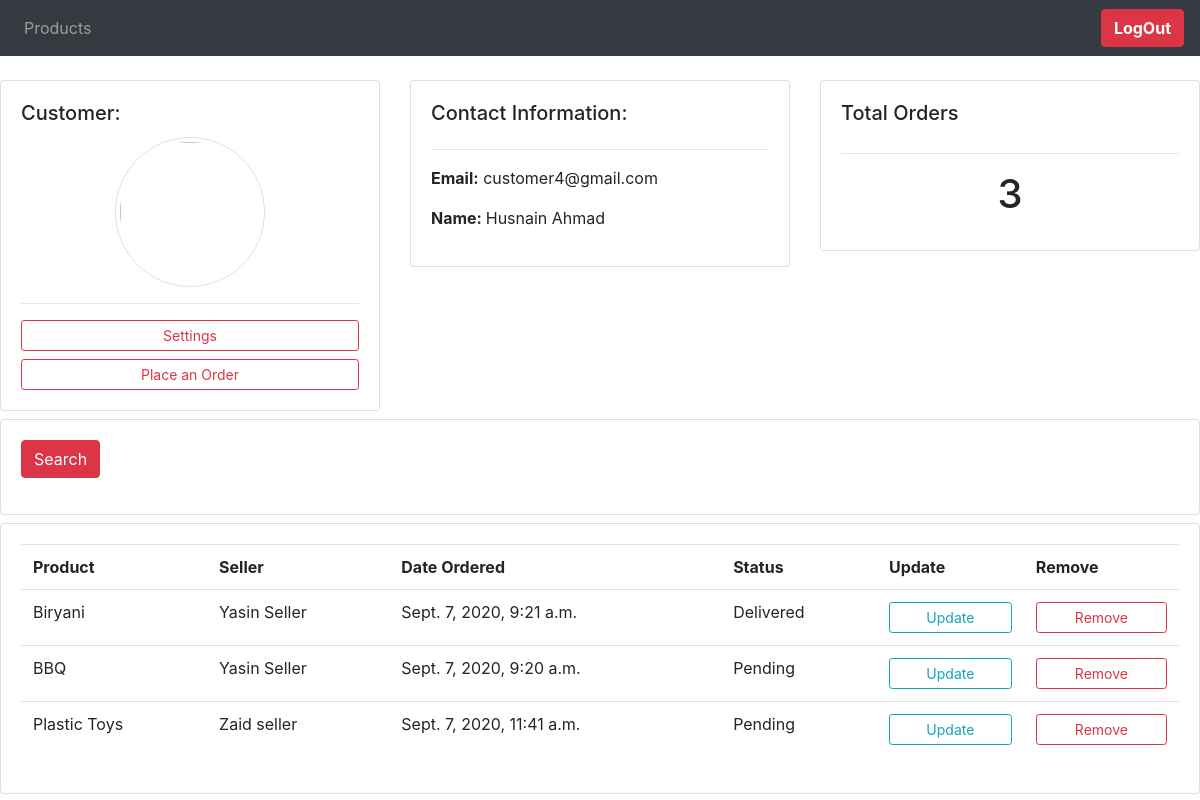
/customer/3/, run on the app's committed database.
### Customer/models.py (models this page shows, shortened)
class Customer(models.Model):
    user = models.OneToOneField(User,on_delete=models.CASCADE,unique=True)
    first_name = models.CharField(max_length=50)
    last_name = models.CharField(max_length=50,null=True)
    profile_pic = models.ImageField(null=True, default="defaultprofile.jpg" ,blank=True)
    created_at = models.DateTimeField(auto_now_add=True,max_length=200)
    updated_at = models.DateTimeField(auto_now=True,max_length=200)
    class Meta:
        verbose_name = 'Customer'
        verbose_name_plural = 'Customers'

class Order(models.Model):
    STATUS = (
        ('Pending' , 'Pending'),
        ('Delivered' , 'Delivered'),
    )
    customer = models.ForeignKey(Customer , null=True , on_delete=models.SET_NULL)
    product = models.ForeignKey(Product,null=True , on_delete=models.SET_NULL)
    date_created = models.DateTimeField(auto_now=True)
    status = models.CharField(max_length=200,null=True,choices=STATUS)
    class Meta:
        verbose_name = 'Order'
        verbose_name_plural = 'Orders'

### Authentication/models.py (models this page shows, shortened)
class User(AbstractBaseUser,PermissionsMixin):
    email = models.EmailField( max_length=255, unique=True)
    user_type = models.CharField(max_length=200,choices=USER_TYPE_CHOICES,null=True)
    last_login = models.DateTimeField( blank=True, null=True)
    is_staff = models.BooleanField( default=False)
    is_superuser = models.BooleanField( default=False)
    is_active = models.BooleanField( default=True)
    date_joined = models.DateTimeField(default=timezone.now)
    objects = UserManager()
    USERNAME_FIELD = 'email'
    REQUIRED_FIELDS = []
    class Meta:
        ordering = ['email']

### product/models.py (models this page shows)
class Product(models.Model):
    seller = models.ForeignKey(Seller , on_delete=models.CASCADE)
    name = models.CharField(unique=True,max_length=200)
    description = models.CharField(max_length=200)
    price = models.IntegerField()
    created_at = models.DateTimeField(auto_now_add=True,max_length=200)
    updated_at = models.DateTimeField(auto_now=True,max_length=200)
    class Meta:
        verbose_name = 'Product'
        verbose_name_plural = 'Products'
    def __str__(self):
        return self.name

### seller/models.py (models this page shows, shortened)
class Seller(models.Model):
    user = models.OneToOneField(User,on_delete=models.CASCADE,unique=True)
    name = models.CharField(max_length=60,null=True)
    phone = models.CharField(max_length=13,null=True)
    created_at = models.DateTimeField(auto_now_add=True,max_length=200)
    updated_at = models.DateTimeField(auto_now=True,max_length=200)
    class Meta:
        verbose_name = 'Seller'
        verbose_name_plural = 'Sellers'

### Customer/views.py (the view)
# urls.py: path('<str:pk>/',customer_home ,name="customer-home"),
def customer_home(request,pk):
    try:
        customer =  Customer.objects.get(id=pk)
    except User.DoesNotExist:
        raise Http404("User Does Not Exisit")
    orders = customer.order_set.all()
    total_order = orders.count()
    context = {'customer':customer , 'orders':orders , "total_order":total_order }
    return render(request,"customer_home.html",context)

### static/template/customer_home.html (shortened to what this page needs)
{% extends 'main.html' %}
{% block content %}
<br>
<div class="row mb-2">
    <div class="col-md">
        <div class="card card-body">
            <h5 class="card-title">Customer:</h5>
            <img width="150" height="150" class="mx-auto d-block img-thumbnail rounded-circle" src="{{request.user.customer.profile_pic.url}}" alt="">
            <hr>
            <a class="btn btn-outline-danger btn-sm btn-block" href="{% url 'settings_user' request.user.customer.id %}">Settings</a>
            <a class="btn btn-outline-danger btn-sm btn-block" href="{% url 'place_order' request.user.customer.id %}">Place an Order </a>
        </div>
    </div>
    <div class="col-md">
        <div class="card card-body">
            <h5>Contact Information:</h5>
            <hr>
            <p class=""><b>Email:</b>  {{customer.user.email}}</p>
            <p><b>Name: </b> {{customer.first_name}} {{customer.last_name}}</p>
        </div>
    </div>
    <div class="col-md">
        <div class="card card-body">
            <h5 class="card-title">Total Orders</h5>
            <hr>
            <h1 class="text-center card-title">
                {% if orders %}
                {{total_order}}
                {% endif %}
            </h1>
        </div>
    </div>
</div>
<div class="row mt-2 mb-2">
    <div class="col-md">
        <div class="card card-body">
            <form method="get">
                <button class="btn btn-danger" type="submit"> Search</button>
            </form>
        </div>
    </div>
</div>
<div class="row mt-2">
    <div class="col-md">
        <div class="card card-body">
            <table class="table">
                <tr>
                    <th>Product</th>
                    <th>Seller</th>
                    <th>Date Ordered</th>
                    <th>Status</th>
                    <th>Update</th>
                    <th>Remove</th>
                </tr>
                {% if orders %}
                    {% for i in orders %}
                    <tr>
                        <td>{{i.product}}</td>
                        <td>{{i.product.seller.name}}</td>
                        <td>{{i.date_created}}</td>
                        <td>{{i.status}}</td>
                        <td>
                            <a class="btn btn-outline-info btn-sm btn-block" href="{% url 'updae_order' i.id %}">Update </a>
                        </td>
                        <td><a class="btn btn-outline-danger btn-sm btn-block" href="{% url 'delete_order' i.id %}">Remove</a></td>
                    </tr>
                    {% endfor %}
                {% endif %}
            </table>
        </div>
    </div>
</div>
{% endblock %}

### data on the page
Customer: user.email "customer4@gmail.com", first_name "Husnain", last_name "Ahmad"
Order: product "Biryani", product.seller.name "Yasin Seller", date_created "Sept. 7, 2020, 9:21 a.m.", status "Delivered"
Order: product "BBQ", product.seller.name "Yasin Seller", date_created "Sept. 7, 2020, 9:20 a.m.", status "Pending"
Order: product "Plastic Toys", product.seller.name "Zaid seller", date_created "Sept. 7, 2020, 11:41 a.m.", status "Pending"

### other printed values
{{ total_order }} "3"
